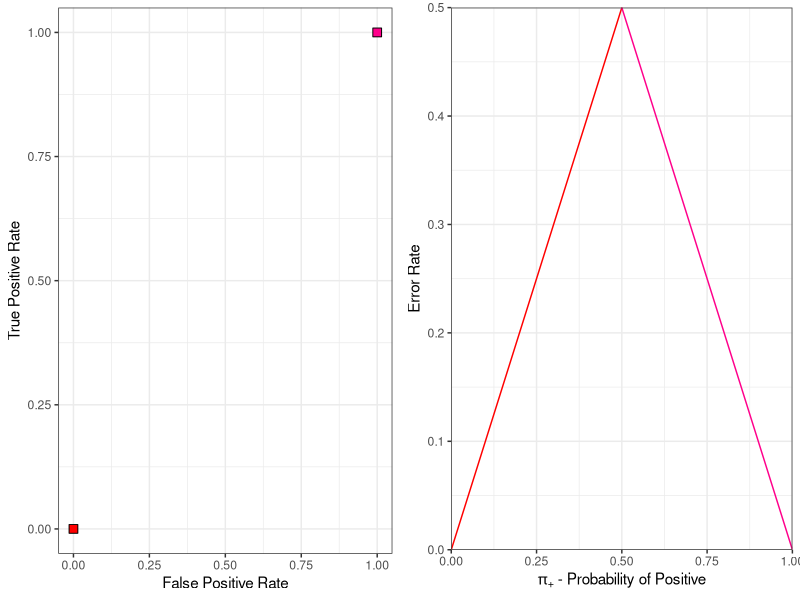
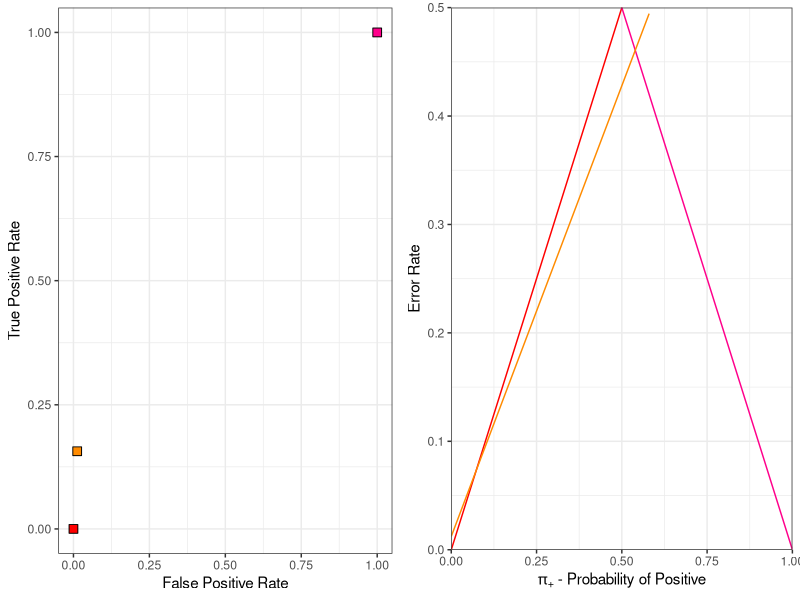
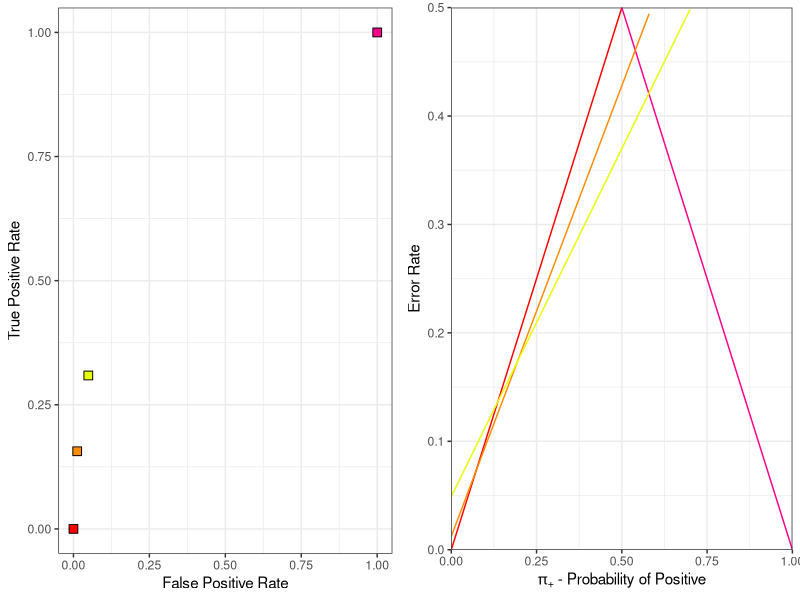
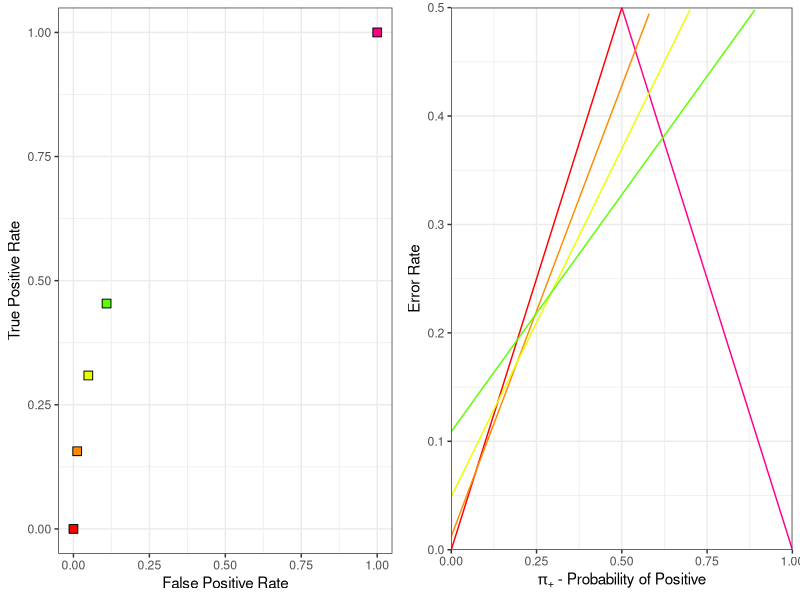
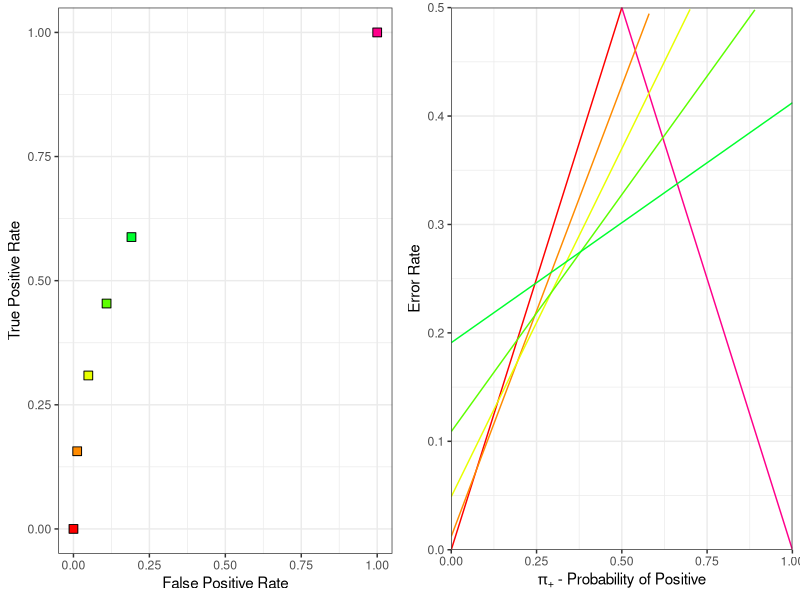
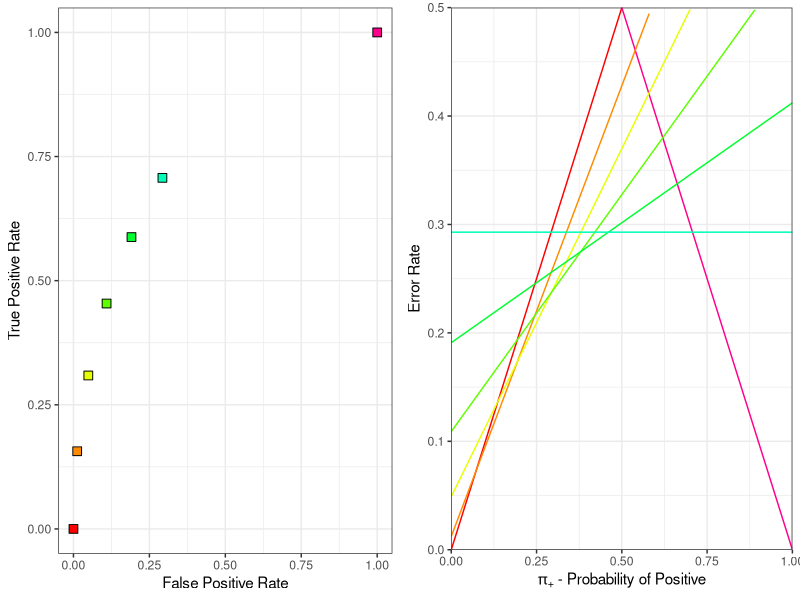
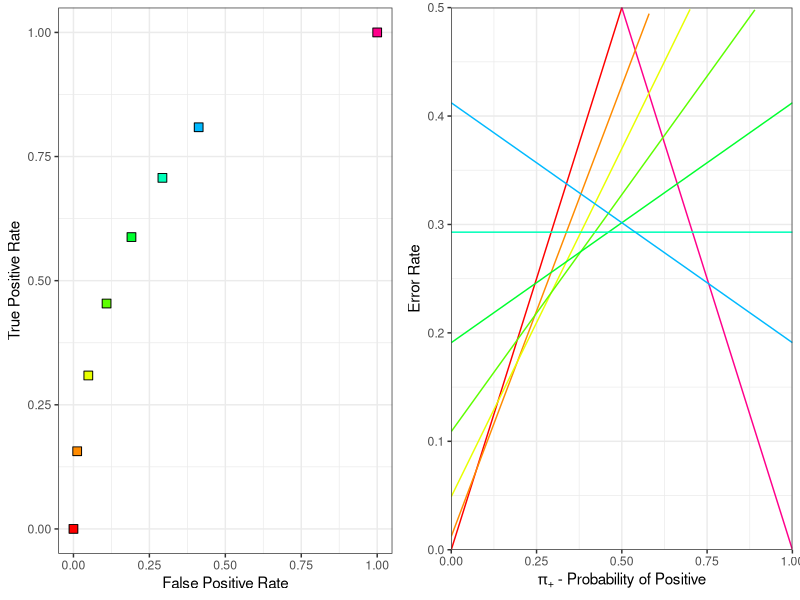
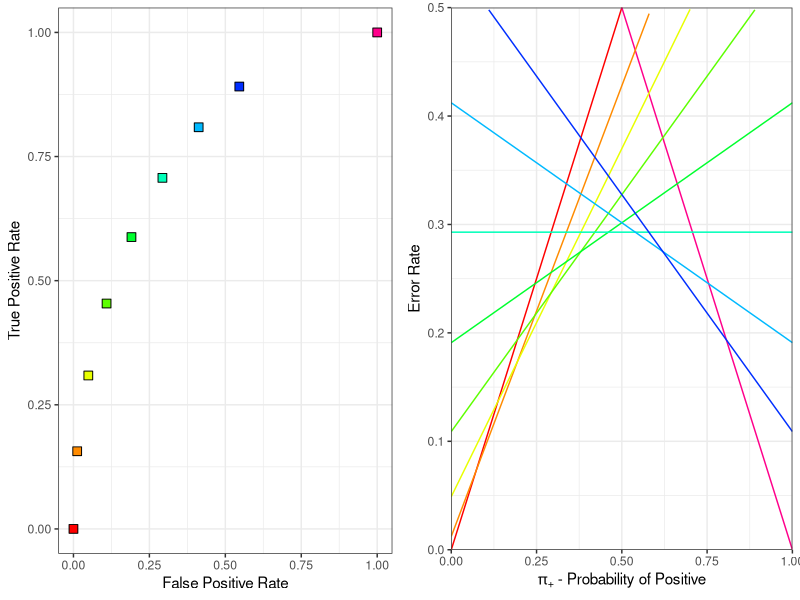

These charts were generated, in order, by the following R code:
library(viridis)
library(ggplot2)
library(gridExtra)
library(purrr)
library(glue)

theme_set(theme_bw())

eq_spacing <- function(n, r = 1, center = c(0, 0)){
  polypoints <- seq(0, 2*pi, length.out=n+1)
  polypoints <- polypoints[-length(polypoints)]
  circx <- r * sin(polypoints) + center[1]
  circy <- r * cos(polypoints) + center[2]
  data.frame(x=circx, y=circy)
}

mce_func <- function(fpr, tpr) {
  fnr <- 1 - tpr
  function(pi_p) (fnr - fpr)*pi_p + fpr
}

lower_envelope_func <- function(xs, ys) {
  function(pi_p) {
    values <- NULL
    for (i in 1:length(xs)) {
      values <- c(values, mce_func(xs[i], ys[i])(pi_p))
    }
    min(values)
  }

}

n_points <- 11

colors <- rainbow(n_points)

circle_points <- eq_spacing((n_points - 1) * 4, center = c(1, 0))
roc_df <- tail(circle_points, n=n_points-2)

lower_envelope_xs_ys <- lower_envelope_func(c(roc_df$x, 0, 1), c(roc_df$y, 0, 1))

roc_curve <- ggplot() +
  xlim(0, 1) +
  ylim(0, 1) +
  labs(x="False Positive Rate", y="True Positive Rate")

cost_curve <- ggplot() +
  scale_x_continuous(expand = c(0, 0), limits = c(0, 1)) +
  scale_y_continuous(expand = c(0, 0), limits = c(0, 0.5)) +
  labs(x=expression(paste(pi["+"], " - Probability of Positive")), y="Error Rate") +
  geom_function(fun=mce_func(0, 0), color=colors[1]) +
  geom_function(fun=mce_func(1, 1), color=colors[length(colors)])

cost_lines <- list()

roc_curve <- roc_curve +
  annotate("point", x=0,y=0,fill=colors[1], shape=22, color='black', size=3) +
  annotate("point", x=1,y=1,fill=colors[length(colors)], shape=22, color='black', size=3)

p <- grid.arrange(roc_curve, cost_curve, ncol=2, nrow=1)
ggsave(glue("../figure/lower_envelope_1.png"), width = 7, height = 3.5, plot = p)

for (i in 1:nrow(roc_df)) {
  point <- roc_df[i, ]
  roc_curve <- roc_curve +
    annotate("point", x=point$x,y=point$y, fill=colors[i + 1], shape=22, color='black', size=3) +
    geom_line()
  mce_pi <- local({ local_point <- point;
    mce_func(local_point$x, local_point$y)})
  # cost_lines[[length(cost_lines) + 1]] <- geom_function(fun=mce_pi, color='black')
  cost_curve <- cost_curve +
    geom_function(fun=mce_pi, color=colors[i + 1])

  p <- grid.arrange(roc_curve, cost_curve, ncol=2, nrow=1)
  ggsave(glue("../figure/lower_envelope_{i + 1}.png"), width = 7, height = 3.5, plot = p)
}

roc_curve <- roc_curve +
  geom_line(data=data.frame(x=c(roc_df$x, 0, 1), y=c(roc_df$y, 0, 1)), aes(x=x,y=y))

# cost_curve
cost_curve <- cost_curve +
  geom_line(data=data.frame(x=seq(0,1,length=10000),
                            y=sapply(seq(0,1,length=10000), lower_envelope_xs_ys)),
            aes(x=x,y=y), color='black', size=1
  )

p <- grid.arrange(roc_curve, cost_curve, ncol=2, nrow=1)
ggsave(glue("../figure/lower_envelope_{nrow(roc_df)+2}.png"), width = 7, height = 3.5, plot = p)
